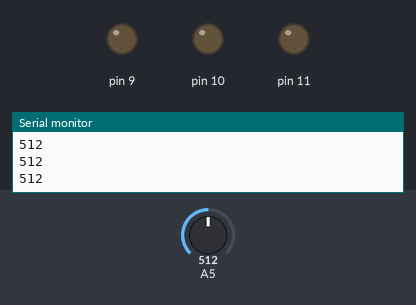
Simulated run of this sketch. Board: Arduino Uno, built with avr-gcc and run on an emulated ATmega328P. On the bench: output pins drawn as LEDs (lit = HIGH), the last lines printed to the serial monitor. Inputs (shaded band) come from the test bench; at power-on: A5 = 512.

Above: at 1.2 s.
1.3 s: A5 set to 408
2.8 s: A5 set to 381
At 4.0 s:
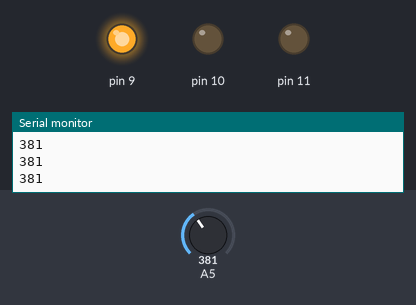
4.3 s: A5 set to 314
5.8 s: A5 set to 295
At 6.6 s:
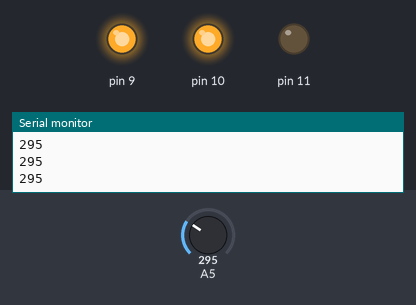
7.3 s: A5 set to 231
8.8 s: A5 set to 206
At 10.1 s:
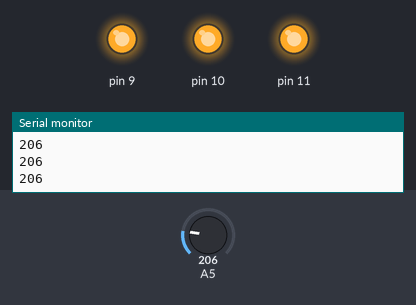
Timing chart, 0 to 11.3 s (numbered marks = the images above; inputs shaded):
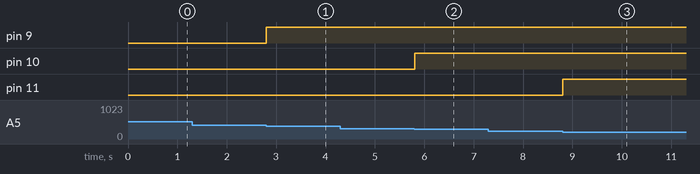

Measured:
- the behaviour switches between 400 and 399 on A5 (found by bisection; images 0 and 1)
- the behaviour switches between 307 and 306 on A5 (found by bisection; images 1 and 2)
- the behaviour switches between 214 and 213 on A5 (found by bisection; images 2 and 3)
- after the input at 2.8 s, pin 9: LOW → HIGH at once
- after the input at 5.8 s, pin 10: LOW → HIGH at once
- after the input at 8.8 s, pin 11: LOW → HIGH at once

The sketch:

luv_o_meter.ino
```cpp
int analogVal = 0;
int mappedVal = 0;
void setup() {
  pinMode(9, OUTPUT);
  pinMode(10, OUTPUT);
  pinMode(11, OUTPUT);
  Serial.begin(9600);
}

void loop() {
  analogVal = analogRead(A5);
  mappedVal = map(analogVal, 120,400, 3, 0);
  if (mappedVal == 0){
    digitalWrite(9, LOW);
    digitalWrite(10, LOW);
    digitalWrite(11, LOW);
  } else if (mappedVal == 1){
    digitalWrite(9, HIGH);
    digitalWrite(10, LOW);
    digitalWrite(11, LOW);
  } else if (mappedVal == 2) {
    digitalWrite(9, HIGH);
    digitalWrite(10, HIGH);
    digitalWrite(11, LOW);
  } else if (mappedVal == 3) {
    digitalWrite(9, HIGH);
    digitalWrite(10, HIGH);
    digitalWrite(11, HIGH);
  }
  Serial.println(analogVal);
}
```
